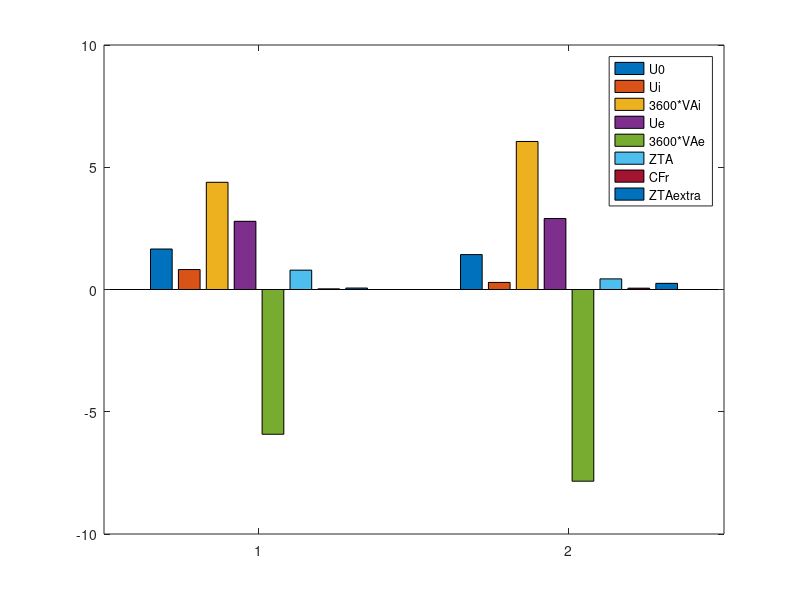

Reproduce this figure in MATLAB.
% function Out=spouw(rho,tau,R,sp,VA,hc1,hc2,hr,rhozw,tauzw,hczw)
% Berekening klimaatraam/tweede huid etc, een geventileerde spouw met evt
% zonwering
%
% Input: rho,tau,R,sp,VA,hc1,hc2,hr,rhozw,tauzw,hczw
% Input R: Re,Rlaag1,Rspouw1,Rlaaag2,Rspouw2,....,Ri  van buiten naar binnen zonder ventilatie 
% en zonwering (dus: aantal 2*lagen+1)
% rho: reflectiefactor per laag van buiten naar binnen, beweegbare zonwering omhoog 
% tau: doorlating per laag van buiten naar binnen, beweegbare zonwering omhoog
% tauzw: doorlating van de zonwering
% sp: spouwnummer van buiten naar binnen (maximaal aantal lagen-1) met de ventilatie en evt zonwering
% hc1: convectieve overdrachtcoefficient aan de buitenzijde van de spouw 
% hc2: convectieve overdrachtcoefficient aan de binnenzijde van de spouw
% hr: stralings overdrachtcoefficient tussen de binnenzijde en de buitenzijde van de spouw
% VA: spouwventilatie in m3/uur per m2 raam
%
% zonwering in geventileerde spouw
% rhozw: reflectiefactor van de zonwering
% tauzw: doorlatingsfactor van de zonwering
% hczw: totale convectieve overdrachtscoeff zonwering-spouwlucht
%
% Output: Out(k,:)=[U0,Ui,VAi,Ue,VAe,ZTA,CFr,ZTAextra]; k==1: zonder zonwering, k==2 met zonwering
% U0: U-waarde zonder ventilatie
% Ui: (schijnbare) U-waarde indien de binnenlucht in de spouw stroomt 
% VAi schijnbare extra ventilatie door afgekoelde binnenlucht die terug naar binnen
% gaat m3/hr/m2 (positief)
% Ue: (schijnbare) U-waarde indien de buitenlucht in de spouw stroomt
% VAe schijnbare vermindering van ventilatie door opwarming van buitenlucht die naar 
% binnen gaat m3/hr/m2 (negatief)
% ZTA,CFr: ZTA en convectiefactor
% ZTAextra als de lucht uit de spouw naar binnen gaat (extra ZTA maar volledig convectief) 
% 
% 
% Binnenlucht die via de spouw weer terug naar binnen gaat: Lucht wordt
% extra afgekoeld en moet weer verwarmd worden. Als de lucht naar buiten
% gaat is dat niet zo dus extra verlies VAi% qtrans=Ui(Te-Ti),qventextra =VAi(Te-Ti)/3
% Buitenlucht die via de spouw weer terug naar buiten gaat: Lagere U-waarde
% door afkoeling van de spouw. Als die lucht naar binnen gaat is die wat
% voorverwarmd dus t.o.v normale ventilatielucht is er warmteterugwinning.
% Verondersteld wordt dat de ventilatie door de spouw een onderdeel is van 
% de totale ventilatie van het vertrek, er is nu dus sprake van winst
% qtrans=Ue(Te-Ti), qventextra = VAe(Te-Ti)/3 (VAe is negatief)
% Door de stromende lucht wordt de ZTA verminderd. Als deze lucht naar binnen stroomt
% komt de geabsorbeerde zonnewarmte wel binnen (convectief): ZTAextra 
% Dus als de lucht naar binnen stroomt is de fictieve ZTA: ZTA+ZTAextra en de convectiefactor (CFr*ZTA+ZTAextra)/(ZTA+ZTAextra)
% 
clear all
%Example

rho=[0.01,0.01,0.01];
tau=[0.9, 0.9, 0.9];

%buiten naar binnen (R(1)=Re)
R=[0.04 0.05 0.13 0.05 0.16 0.05 0.13];
Va=100/3600;
%geventileerde spouw R=1/hr links/rechts =1/hc na sp begint spouw
sp=2;
hc1=3;
hc2=3;
hr=5;
rho0=1.2;
cp=1000;
% zonwering in geventileerde spouw
rhozw=0.2;
tauzw=0.5;
%totale convectieve overdrachtscoeff zonwering-spouwlucht
hczw=10;
Te=0;
Ti=20;
Ez=100;

%-------------------------------------------------------------
Lc0=rho0*cp*Va;
ncon=length(R);

%--------------------Zonder zonwering----------------------------
ae=1-rho-sqrt(tau.*(1-rho));
ai=sqrt(tau.*(1-rho))-tau;
nlagen=length(rho);

k=find(tau==0);
tau(k)=eps;
a=1./tau;
b=-rho./tau;
d=tau.*(1-b.^2);

%[Lv(1),Lv(2)](n)=[1/tau,-rho/tau;rho/tau,tau-rho^2/tau][Lv(1),Lv(2)](n+1)  Lv(1) van
%binnenoppervlak Lv(2) naar binnenoppervlak
Lv=[1;0];
for i=[nlagen:-1:1]
    A=[a(i) b(i); -b(i) d(i)];
    ali(i)=ai(i)*Lv(2);
    ale(i)=ae(i)*Lv(2);
    Lv= A*Lv;
    ali(i)=ali(i)+ae(i)*Lv(1);
    ale(i)=ale(i)+ai(i)*Lv(1);
end
Tautot=1/Lv(1);
reftot=Lv(2)/Lv(1);

abcon1(1:2:ncon-2)=ale/Lv(1);
abcon1(2:2:ncon-1)=ali/Lv(1);

abcon(2*sp+2:ncon)=abcon1(2*sp+1:ncon-1);
abcon(1:2*sp)=abcon1(1:2*sp);

%-------------------------------------------------

L(1:2*sp)=1./R(1:2*sp);
L(2*sp+1)=hc1;
L(2*sp+2)=hc2;
L(2*sp+3:ncon+1)=1./R(2*sp+2:ncon);

C=diag(L(1:ncon))+diag(L(2:ncon+1))-diag(L(2:ncon),-1)-diag(L(2:ncon),1);
C(2*sp,2*sp)=C(2*sp,2*sp)+hr;
C(2*sp,2*sp+2)=C(2*sp,2*sp+2)-hr;
C(2*sp+2,2*sp+2)=C(2*sp+2,2*sp+2)+hr;
C(2*sp+2,2*sp)=C(2*sp+2,2*sp)-hr;
Bq=zeros(ncon,1);
Bq(1)=L(1);
T=C\Bq;
U0=L(1)*(1-T(1));

C(2*sp+1,2*sp+1)=C(2*sp+1,2*sp+1)+2*Lc0;
Bq(1)=0;
Bq(2*sp+1)=2*Lc0;
T=C\Bq;
Uv=2*Lc0*(1-T(2*sp+1))/T(2*sp+1);
C(2*sp+1,2*sp+1)=C(2*sp+1,2*sp+1)-2*Lc0;

s=Uv/(Lc0+eps);
Lc=Uv*(1-exp(-s))/(s-1+exp(-s));
C(2*sp+1,2*sp+1)=C(2*sp+1,2*sp+1)+Lc;

%--------------buitenlucht in spouw--------------------
Bq=[Te*L(1);zeros(ncon-2,1);Ti*L(ncon+1)];
Bq(2*sp+1)=Lc*Te;
Ttrans=C\Bq;
qtrans=L(ncon+1)*(Ttrans(ncon)-Ti);
Ue=-qtrans/(Ti-Te);
qventuit=Lc*(Te-Ttrans(2*sp+1));
VAe=qventuit/(rho0*cp*(Ti-Te));
%------binnenlucht in spouw----------------
Bq(2*sp+1)=Lc*Ti;
Ttrans=C\Bq;
qtrans=L(ncon+1)*(Ttrans(ncon)-Ti);
Ui=-qtrans/(Ti-Te);
qventuit=Lc*(Ti-Ttrans(2*sp+1));
VAi=qventuit/(rho0*cp*(Ti-Te));
%------------zon-------------------------------------------------
Bq=abcon'*Ez;
Tzon=C\Bq;
qzon=L(ncon+1)*Tzon(ncon);
tau1=qzon/Ez;
ZTAextra=Lc*(Tzon(2*sp+1))/Ez;
ZTA=Tautot+tau1;
CFr=(L(ncon+1)-5)*Tzon(ncon)/Ez/ZTA;

Out(1,:)=[U0,Ui,3600*VAi,Ue,3600*VAe,ZTA,CFr,ZTAextra];
%-------------------------------------------------------------



%--------------------Met zonwering----------------------------
rhoz=[rho(1:sp),rhozw,rho(sp+1:nlagen)];
tauz=[tau(1:sp),tauzw,tau(sp+1:nlagen)];
ae=1-rhoz-sqrt(tauz.*(1-rhoz));
ai=sqrt(tauz.*(1-rhoz))-tauz;

nlagen=length(rhoz);
k=find(tauz==0);
tauz(k)=eps;
a=1./tauz;
b=-rhoz./tauz;
d=tauz.*(1-b.^2);
Lv=[1;0];
for i=[nlagen:-1:1]
    A=[a(i) b(i); -b(i) d(i)];
    ali(i)=ai(i)*Lv(2);
    ale(i)=ae(i)*Lv(2);
    Lv= A*Lv;
    ali(i)=ali(i)+ae(i)*Lv(1);
    ale(i)=ale(i)+ai(i)*Lv(1);
end
Tautot=1/Lv(1);
reftot=Lv(2)/Lv(1);

abcon1(1:2:ncon)=ale/Lv(1);
abcon1(2:2:ncon+1)=ali/Lv(1);

abcon(2*sp+2:ncon)=abcon1(2*sp+3:ncon+1);
abcon(1:2*sp)=abcon1(1:2*sp);
abcon(ncon+1)=abcon1(2*sp+1)+abcon1(2*sp+2);

%----------------------------------

C(2*sp,2*sp+2)=C(2*sp,2*sp+2)+hr;
C(2*sp,ncon+1)=-hr;
C(2*sp+2,2*sp)=C(2*sp+2,2*sp)+hr;
C(2*sp+2,ncon+1)=-hr;
C(2*sp+1,2*sp+1)=C(2*sp+1,2*sp+1)-Lc+hczw;
C(2*sp+1,ncon+1)=-hczw;
C(ncon+1,ncon+1)=hczw+2*hr;
C(ncon+1,2*sp+1)=-hczw;
C(ncon+1,2*sp)=-hr;
C(ncon+1,2*sp+2)=-hr;

Bq=zeros(ncon+1,1);
Bq(1)=L(1);
T=C\Bq;
U0=L(1)*(1-T(1));

C(2*sp+1,2*sp+1)=C(2*sp+1,2*sp+1)+2*Lc0;
Bq(1)=0;
Bq(2*sp+1)=2*Lc0;
T=C\Bq;
Uv=2*Lc0*(1-T(2*sp+1))/T(2*sp+1);
C(2*sp+1,2*sp+1)=C(2*sp+1,2*sp+1)-2*Lc0;

s=Uv/(Lc0+eps);
Lc=Uv*(1-exp(-s))/(s-1+exp(-s));
C(2*sp+1,2*sp+1)=C(2*sp+1,2*sp+1)+Lc;

%--------------buitenlucht in spouw--------------------
Bq=[Te*L(1);zeros(ncon-2,1);Ti*L(ncon+1);0];
Bq(2*sp+1)=Lc*Te;
Ttrans=C\Bq;
qtrans=L(ncon+1)*(Ttrans(ncon)-Ti);
Ue=-qtrans/(Ti-Te);
qventuit=Lc*(Te-Ttrans(2*sp+1));
VAe=qventuit/(rho0*cp*(Ti-Te));
%------binnenlucht in spouw----------------
Bq(2*sp+1)=Lc*Ti;
Ttrans=C\Bq;
qtrans=L(ncon+1)*(Ttrans(ncon)-Ti);
Ui=-qtrans/(Ti-Te);
qventuit=Lc*(Ti-Ttrans(2*sp+1));
VAi=qventuit/(rho0*cp*(Ti-Te));
%---------zon----------------------
Bq=abcon'*Ez;
Tzon=C\Bq;
qzon=L(ncon+1)*Tzon(ncon);
tau1=qzon/Ez;
ZTAextra=Lc*(Tzon(2*sp+1))/Ez;
ZTA=Tautot+tau1;
CFr=(L(ncon+1)-5)*Tzon(ncon)/Ez/ZTA;

Out(2,:)=[U0,Ui,3600*VAi,Ue,3600*VAe,ZTA,CFr,ZTAextra];
Out

bar(Out),legend('U0','Ui','3600*VAi','Ue','3600*VAe','ZTA','CFr','ZTAextra')